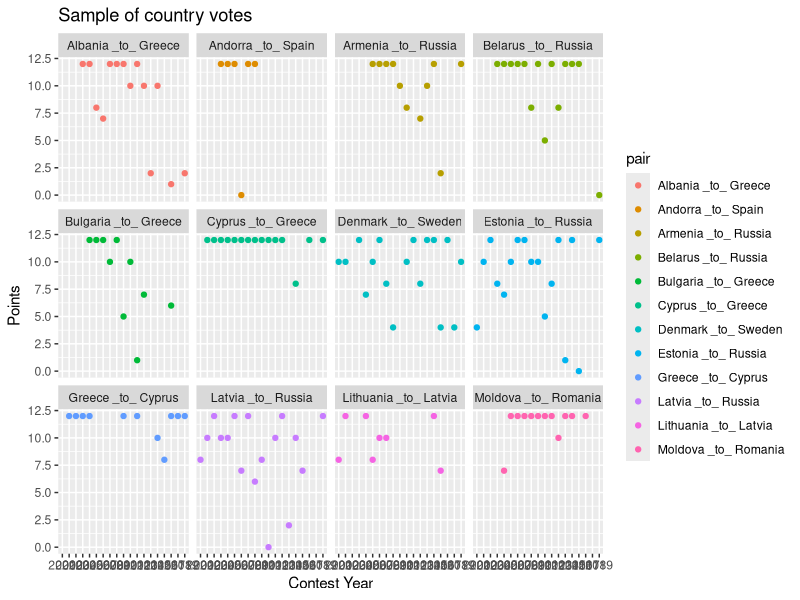
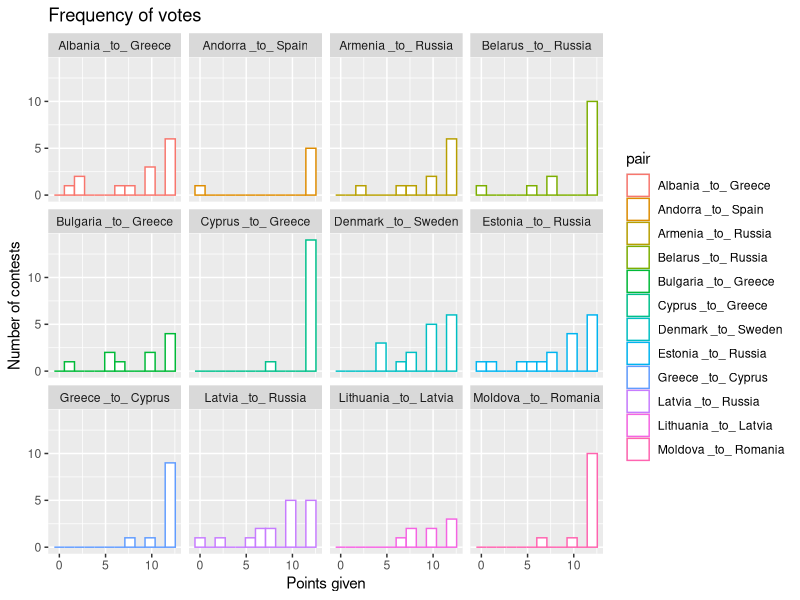

The R source for these figures, in order: (Note: this script raises an error after producing the figures.)
library(reshape2)
library(dplyr)
library(ggplot2)
library(ggforce)
library(igraph)
library(gridExtra)
#setwd(dirname(rstudioapi::getActiveDocumentContext()$path))

# Deactivate warnings
#options(warn=-1)

dataset <- read.csv('./eurovision_song_contest_1975_2019v3.csv')
# keep only the finals
dataset <- dataset[(dataset$X.semi...final =='f') ,]
dataset <- dataset[(dataset$Year > as.integer(2000)), ]
rownames(dataset)=NULL


# Count the participation of each country
participations <- dataset %>% 
         group_by(From.country) %>%
          summarise(n = n_distinct(Year))


# filter out countries with less than 30  participations in finals
countries <- participations$From.country[participations$n >= 17]
dataset_final <- subset(dataset, To.country %in% countries)
rownames(dataset_final)=NULL

print(countries)

# generate a pivot table from country to country
#pivot <- reshape2::dcast(dataset_final, formula = Year + From.country ~ To.country, 
#                           fun.aggregate=function(x){ as.character(x)[1] }, 
#                           value.var = "Points")


print('Transform data to pivot table')
pivot1 <- reshape2::dcast(dataset_final, formula = From.country + To.country ~ Year  , 
                          fun.aggregate=function(x){ as.character(x)[1] }, 
                          value.var = "Points")
print(head(pivot1))
cat("\n")


# convert <NA> to NA and character to numeric
pivot1[is.na(pivot1)]=NA
pivot1[names(pivot1)[ 3:ncol(pivot1)]] <- sapply(pivot1[names(pivot1)[ 3:ncol(pivot1)]], as.numeric)

# calculate the mean per countries pair/ sort by avg
pivot1 <- cbind(pivot1, "avg"=rowMeans(pivot1[ 3:ncol(pivot1)], na.rm=TRUE)) %>% arrange(desc(avg))
# Standart deviation
pivot1$std = apply(pivot1[,names(pivot1)[ 3:ncol(pivot1)-1]], 1, sd, na.rm=TRUE)
pivot1$pair <- paste(pivot1$From.country, "_to_", pivot1$To.country)

pivot1$sq_n <-  sqrt(rowSums(!is.na(pivot1[3:21])))



# Plot the 5 highest score pairs
plt <- pivot1  %>% arrange(-avg, -std, -sq_n) %>% filter(std != 0) %>% subset( select = c(24, 3:21)) %>% head(12)
plt <- melt(plt , id.vars = "pair")


ggplot(plt, aes(x = variable, y = value, colour = pair)) +
  ggtitle('Sample of country votes') + 
  xlab('Contest Year') +
  ylab('Points') +
  geom_point() +
  facet_wrap( ~ pair)

cat('Plot the histogram of 12 pairs')


# Change line color by sex
ggplot(plt, aes(x =value),  type = 'h') +
  geom_histogram(aes(color = pair), fill = "white",
                 position = "identity", bins = 12) + 
  ggtitle('Frequency of votes') + 
  xlab('Points given') +
  ylab('Number of contests') +
  facet_wrap( ~ pair)

print('\n')

# TODO add range boxplot


print('Build table with statisics as prsented in Gatherer paper')
# Create table demonstrated in http://cfpm.org/jom-emit/2004/vol8/gatherer_d_letter.html#Table_1
gatherer_table <- merge( x = pivot1,  y = pivot1, by.x = c('From.country', 'To.country'),
                         by.y = c('To.country', 'From.country'), suffixes = c('_1to2', '_2to1'))


gatherer_table <- gatherer_table[, (names(gatherer_table) %in%  c('From.country', 'To.country', 
                                                                  'avg_1to2', 'std_1to2', 'sq_n_1to2', 'avg_2to1', 'std_2to1', 'sq_n_2to1', 'total_avg'  ))]

# Remove duplicated pairs
cols = c(1,2)
df = gatherer_table[,cols]
for (i in 1:nrow(gatherer_table)){
  df[i, ] = sort(gatherer_table[i,cols])
}

gatherer_table <- gatherer_table[!duplicated(df),]
gatherer_table$total_avg <- gatherer_table$avg_1to2 + gatherer_table$avg_2to1

print(head(gatherer_table))
cat("\n")

# order pairs by the total avg and keep the top 15 pairs
t15_gtable <- gatherer_table %>% arrange(-total_avg ) %>% top_n(15)

# Generate random votes per pair and create a new table/ calculate mean and std
sim_df <- subset(t15_gtable, select = c(1,2))
# Random votes to newly generated columns
for (i in 1:100){
  votes <- sample(0:12, 15, replace=TRUE)
  sim_df[[paste0('test_', i)]] <- votes
}
  

sim_df <- cbind(sim_df, "sim_avg"=rowMeans(sim_df[ 3:ncol(sim_df)], na.rm=TRUE))  
sim_df$sim_std <- apply(sim_df[,names(sim_df)[ 3:ncol(sim_df)-1]], 1, sd, na.rm=TRUE)


# Plot The random voting histogram
plt2 <-  sim_df %>% subset( select = c(1:100)) 
plt2$pair <- paste(plt2$From.country, '_', plt2$To.country) 
plt2 <- plt2 %>% subset(select = c(3:101))

plt2 <- melt(plt2 , id.vars = "pair")


ggplot(plt2, aes(x =value),  type = 'h') +
  geom_histogram(aes(color = pair), fill = "white",
                 position = "identity", bins = 100) + 
  ggtitle('Random voting Histograms') + 
  xlab('Random Points given') +
  ylab('Number of contests') +
  facet_wrap( ~ pair)


#print('Random voting:', subset(sim_df, select = c( 'From.country', 'To.country',  'sim_avg', 'sim_std')))
print(subset(sim_df, select = c( 'From.country', 'To.country',  'sim_avg', 'sim_std')))


# Create a dataframe that contains all the mean and std values for the chsen pairs\
result_df <-subset( merge( x = t15_gtable,  y = sim_df, by = c('From.country', 'To.country')), 
                    select = c( 'From.country', 'To.country', 'avg_1to2', 'std_1to2',  'sq_n_1to2','avg_2to1', 'std_2to1', 'total_avg', 'sim_avg', 'sq_n_2to1', 'sim_std'))


# Z-score function
zscore <- function(rmean, rstd, rsqn,  smean, sstd){

  return(rmean-smean)/sqrt(((rstd/rsqn)^2) + ((sstd/10)^2))
}

# 2 new columns with Zscores
result_df$z_1to2 <- zscore(result_df$avg_1to2, result_df$std_1to2,  result_df$sq_n_1to2, result_df$sim_avg, result_df$sim_std   )
result_df$z_2to1 <- zscore(result_df$avg_2to1, result_df$std_2to1,  result_df$sq_n_2to1, result_df$sim_avg, result_df$sim_std   )


# Arrange by Zscore and keep  zscore >=1.65
pairs_df <- result_df[(result_df$z_1to2>=1.65) | (result_df$z_2to1>=1.65),] %>% arrange(-z_1to2, -z_2to1) %>% subset(select = c( 'From.country', 'To.country', 'z_1to2', 'z_2to1'))

# calculate the p-value for the pairs
pairs_df$p_1to2 <- pnorm(-abs(pairs_df$z_1to2))
pairs_df$p_2to1 <- pnorm(-abs(pairs_df$z_2to1))

# Demonstrate the significant differences
pairs_df$p_1to2_significance <- ifelse(pairs_df$p_1to2 < 0.05, 1, 0)
pairs_df$p_2to1_significance <- ifelse(pairs_df$p_2to1 < 0.05, 1, 0)

# Extract the dataframe as png
#png("/home/andreas/Documents/EurovisionModelling/Captions/pairs_table.png", height=200, width=800)
# p<-tableGrob(pairs_df)
#grid.arrange(p)
#dev.off()

print('Table with zscore and p-values\n')
print(pairs_df)

cat("\n")
cat('Plot the coutry clusters\n')
# Plot a graph of country clusters
df.graph <- graph.data.frame(d = subset(pairs_df, select = c('From.country', 'To.country')), directed = FALSE)
plot(df.graph, vertex.label = V(df.graph)$name, main = 'Country Clusters', vertex.label.cex = 1.2, edge.curved=.15, vertex.label.color = "black" )



# Print on terminal
print(df.graph,full = igraph_opt("print.full"), graph.attributes = igraph_opt("print.graph.attributes"), 
                                              vertex.attributes = igraph_opt("print.vertex.attributes"), 
                                            edge.attributes = igraph_opt("print.edge.attributes"),names = TRUE)
summary(df.graph)



